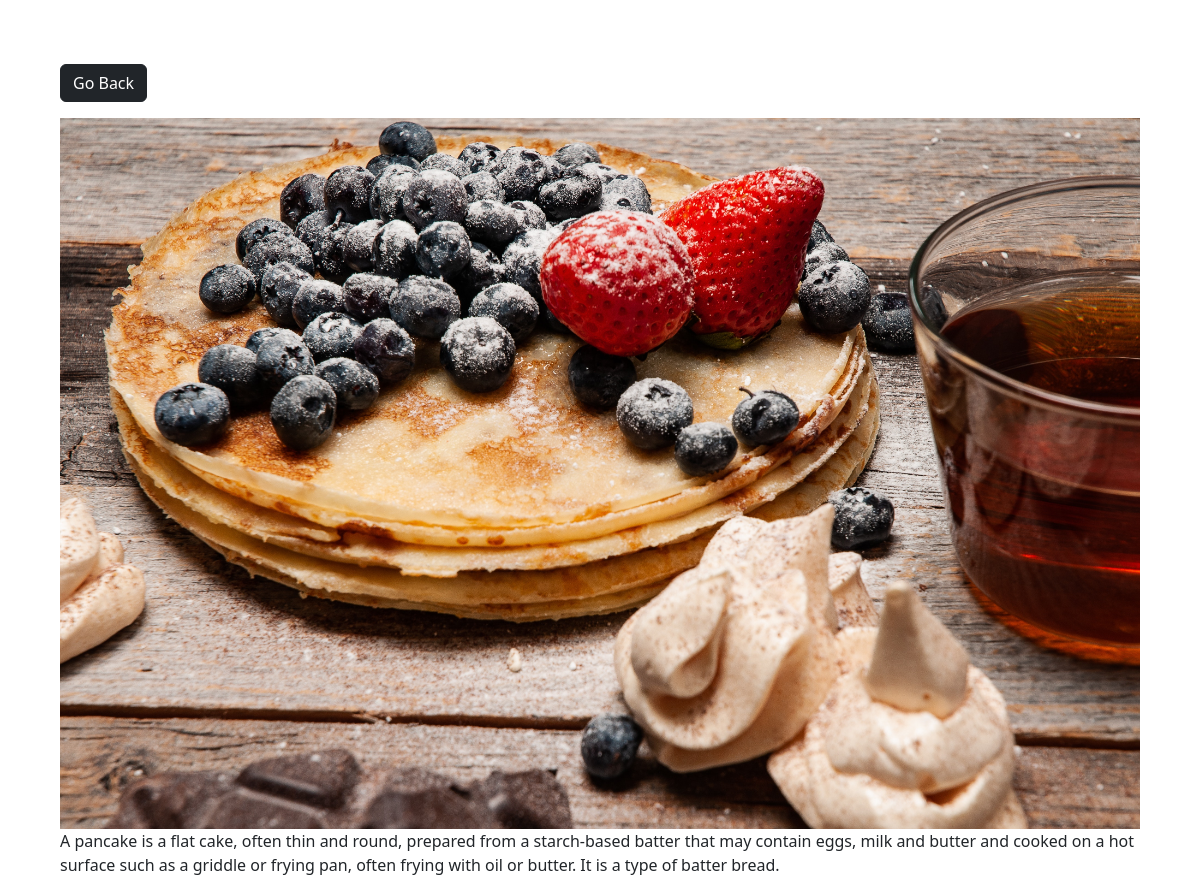
/photo/5, run on the app's committed database.
### photos/models.py (models this page shows, shortened)
class Photo(models.Model):
    category=models.ForeignKey(Category, on_delete=models.SET_NULL,null=True,blank=True)
    description=models.TextField(null=True)
    image = models.ImageField(default='DEFAULT VALUE')

### photos/views.py (the view)
# urls.py: path('photo/<str:pk>',views.viewPhoto ,name= 'photo'),
def viewPhoto(request,pk):
    photo = Photo.objects.get(id=pk)
    return render(request,'photos/photo.html',{'photo':photo})

### photos/templates/photos/photo.html (shortened to what this page needs)
<!DOCTYPE html>
<html lang="en">
<head>
    <link href="https://cdn.jsdelivr.net/npm/bootstrap@5.2.0-beta1/dist/css/bootstrap.min.css" rel="stylesheet">
</head>
<body class="m-5">
    <div class="container">
        <div class="row justify-content-center">
            <div class="col">
                <a class="btn btn-dark my-3" href="{% url 'gallery' %}">Go Back</a>
            </div>
            <div style="height: 90vh;">
               <img style="max-width: 100%; max-height:100%;" src="{{photo.image.url}}" alt="">
               <p>{{photo.description}}</p>
            </div>
        </div>
    </div>
</body>
</html>

### data on the page
Photo: image (picture), description "A pancake is a flat cake, often thin and round, prepared from a starch-based batter that may contain eggs, milk and butter and cooked on a hot surface such as a griddle or frying pan, often frying with oil or butter. It is a type of batter bread."
